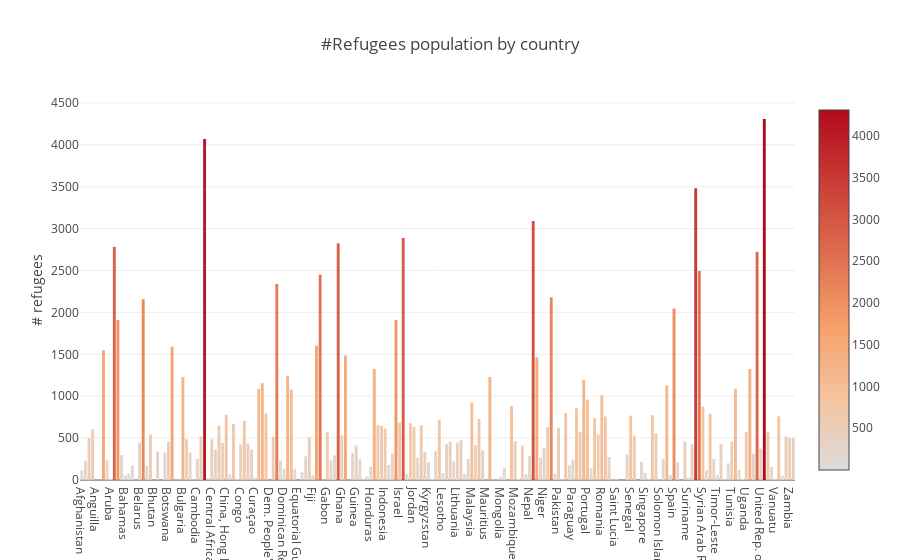

Write notebook code for a chart like this one.
### Code cell
dff = df3['Country / territory of asylum/residence'].value_counts().to_frame().reset_index().sort_values(by='index')
dff.columns = ['Total Population', 'Country / territory of asylum/residence']
#month = {1: 'Jan', 2: 'Feb', 3: 'Mar', 4: 'Apr', 5: 'May',
           # 6: 'Jun', 7: 'Jul', 8: 'Aug', 9: 'Sep', 10: 'Oct', 11: 'Nov', 12: 'Dec'}
#dff.month = dff.month.map(month)
dff.columns
trace = go.Bar(
    x=dff['Total Population'],
    y=dff['Country / territory of asylum/residence'],
    marker=dict(
        color = dff['Country / territory of asylum/residence'],
        colorscale='Reds',
        showscale=True)
)

data = [trace]
layout = go.Layout(
    title='#Refugees population by country', 
    yaxis = dict(title = '# refugees'
                                                )
)

fig = go.Figure(data=data, layout=layout)
py.iplot(fig)

### Figure 1 — Plotly figure (JSON) as saved in the notebook; plotly's stock layout.template omitted (floating-point values rounded to 4 significant figures; data arrays with more than 128 entries replaced by an {"elided": "..."} marker saying what was removed)
{"data": [{"marker": {"color": {"elided": "198 int values"}, "colorscale": "Reds", "showscale": true}, "type": "bar", "uid": "3ee6dfd5-1d7d-4742-a5a0-84e26ae2b541", "x": {"elided": "198 str values"}, "y": {"elided": "198 int values"}}], "layout": {"title": {"text": "#Refugees population by country"}, "yaxis": {"title": {"text": "# refugees"}}}}
